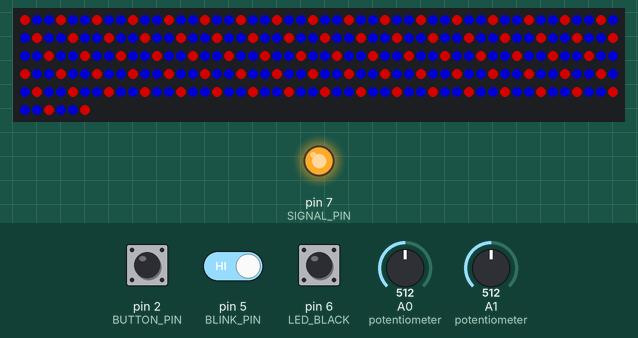
Bench run of a sketch on a simulated Arduino Uno, built with avr-gcc and run on an emulated ATmega328P. On the bench: 256 RGB LEDs in strip order, left to right, continuing on the next row, output pins drawn as LEDs (lit = HIGH). Dashed ring = blinking. The test bench sets the inputs (shaded band); at power-on: A1 (potentiometer) = 512, pin 2 (BUTTON_PIN) HIGH, pin 5 (BLINK_PIN) HIGH, pin 6 (LED_BLACK) HIGH, A0 (potentiometer) = 512. Dim RGB values are drawn brighter than linear.

Above: at 11.8 s.
11.9 s: A1 (potentiometer) set to 1023
At 24.2 s:
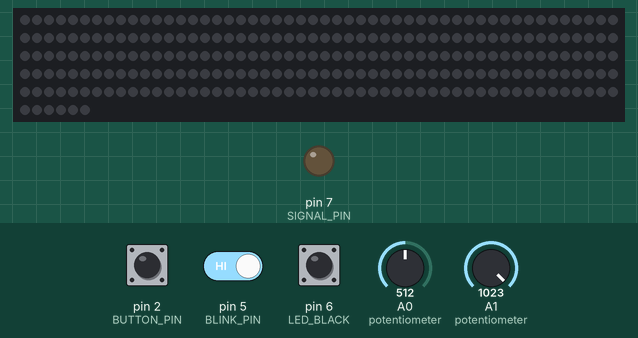
24.5 s: pin 2 (BUTTON_PIN) pulled LOW for 3 s
At 33.5 s:
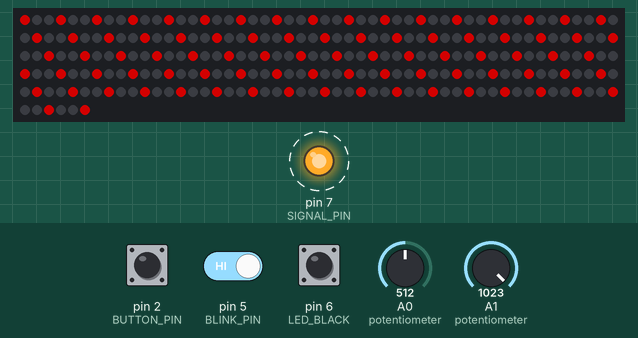
35.6 s: A1 (potentiometer) set to 900
At 47.3 s:
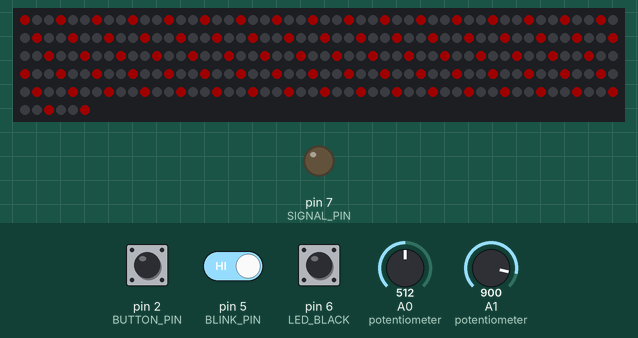
47.6 s: A1 (potentiometer) set to 716
At 56.8 s:
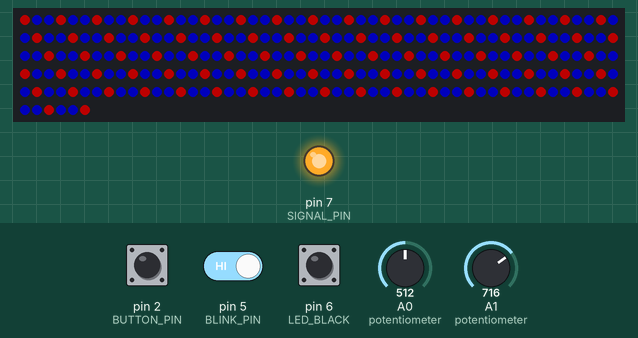
58.6 s: pin 2 (BUTTON_PIN) driven LOW and pin 5 (BLINK_PIN) driven LOW
At 67.5 s:
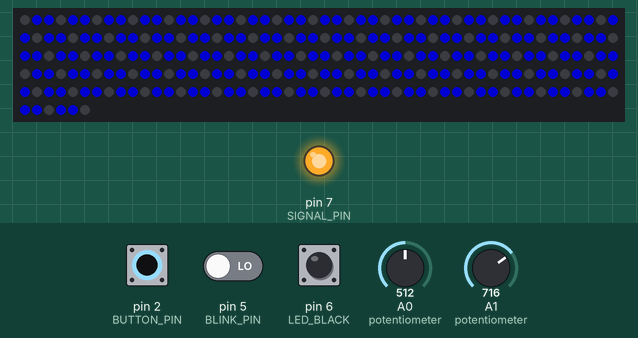
69.7 s: pin 5 (BLINK_PIN) driven HIGH
At 71.8 s:
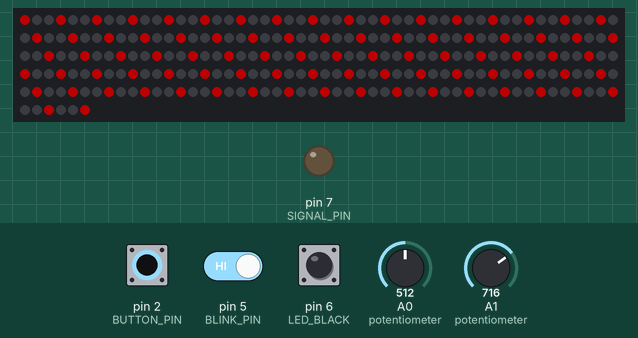
Timing chart, 0 to 83.3 s (numbered marks = the images above; inputs shaded):
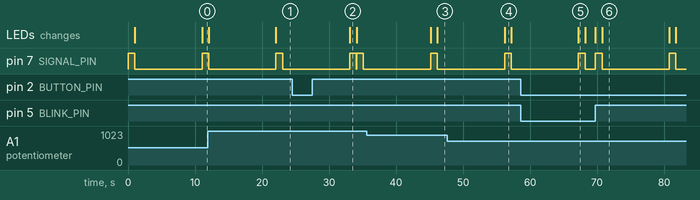

Measured:
- after the input at 11.9 s, the LEDs: first differ from a run without the input after 10.2 s (image 1)
- after the input at 24.5 s, the LEDs: change after 8.6 s (image 2)
- after the input at 35.6 s, the LEDs: first change after 9.6 s (image 3 shows a later state)
- after the input at 47.6 s, the LEDs: change after 8.6 s (image 4)
- after the input at 58.6 s, the LEDs: change after 8.6 s (image 5)
- after the input at 69.7 s, pin 7 (SIGNAL_PIN): alternates HIGH for 1.0 s and LOW for 10.0 s, starting at once; the LEDs: first change at once (image 6 shows a later state)
- what the display in image 2 shows lasts 1.0 s, from 33.1 s to 34.1 s

The sketch:

Opto_Plant_LEDS_V1.ino
```cpp
// Arduino Uno program to control an array of 256 bright LEDs for optogenetics experiments with Arabidopsis plants
//relatively random pattern of Red and Blue with more Blue leds activated when required than Red.  See FillLEDMatrix function
//Current settings give 80 umol m-2 s-1 of red at 5 cm distance (full power), 304 umol m-2 s-1 of blue at 5cm distance, note 2x number of leds on for blue compared to red in current setting,  can also change to 50:50 if desired using parameter fro loops in FillLEDMatrix function.
// Author: S.D. Tyerman
// Version: 1.0
// Date: 24.04.2024

#include <FastLED.h>

// Pin definitions
#define LED_PIN     3   // Controls the LED array
#define BLUE_RED    4   // to change color
#define BLINK_PIN   5   // Set high for 1-second blue pulse at desired intensity
#define LED_BLACK   6   // If low and BLINK_PIN high, set LEDs off to give just blue flash
#define NUM_LEDS    256 // Currently 4 x 8x8 GLOWbit Arrays from Core hooked together to give 256 LEDs
#define BUTTON_PIN  2   // Button pin (interrupt-enabled)
#define SIGNAL_PIN  7   // Signal pin to indicate blue pulse happening

// Constants, pulse times are currently set, new version will have variable pulse times set using another two 10 turn linear potentiameters
const int PULSE_TIME = 1000;     // 1-second pulse duration
const int BETWEEN_TIME = 10000;  // 10-second delay between pulses in blink mode

// LED colors
CRGB evenColor = CRGB::Blue;
CRGB oddColor = CRGB::Red;

// LED array
CRGB leds[NUM_LEDS];

// Global variables
volatile bool buttonPressed = false;

void setup() {
    FastLED.addLeds<WS2812B, LED_PIN, GRB>(leds, NUM_LEDS);
    FastLED.setBrightness(10);  // Initial brightness

    pinMode(BUTTON_PIN, INPUT_PULLUP);
    pinMode(BLINK_PIN, INPUT_PULLUP);   // Attach toggle switch here
    pinMode(LED_BLACK, INPUT_PULLUP);
    pinMode(BLUE_RED, INPUT_PULLUP);
    pinMode(SIGNAL_PIN, OUTPUT);

    attachInterrupt(digitalPinToInterrupt(BUTTON_PIN), buttonISR, FALLING);
}

void loop() {
    int blueIntens = analogRead(A0);  // Read 10 tuen linear potentiometer value for intensity of blue LED
    int redIntens = analogRead(A1);   // Read 10 turn linear potentiometer value for intensity of red LED
    int blueVal = 255 - blueIntens / 4.0118;  // Scale to 255 max, taking maximum from Analog in as 1023
    int redVal = 255 - redIntens / 4.0118;

    handleBlinkMode(blueVal, redVal);
    handleContinuousMode(blueVal, redVal);
    handleBlackMode();
    handleButtonPress(blueVal);

    delay(10);  // Delay to allow for other tasks
}

// Handle blink mode with red and blue pulses
void handleBlinkMode(int blueVal, int redVal) {
    if (digitalRead(BLINK_PIN) == HIGH && digitalRead(LED_BLACK) == HIGH) {
        FastLED.setBrightness(blueVal);
        FastLED.setBrightness(redVal);
        evenColor = CRGB::Red;
        oddColor = CRGB::Blue;
        fillLEDMatrix(evenColor, oddColor);
        digitalWrite(SIGNAL_PIN, HIGH);  // Indicate blue pulse
        delay(PULSE_TIME);
        evenColor = CRGB::Red;
        oddColor = CRGB::Black;
        fillLEDMatrix(evenColor, oddColor);
        digitalWrite(SIGNAL_PIN, LOW);
        delay(BETWEEN_TIME);  // Delay between pulses
    }
}

// Handle continuous mode with red or blue LEDs
void handleContinuousMode(int blueVal, int redVal) {
    if (digitalRead(BLINK_PIN) == HIGH && digitalRead(LED_BLACK) == LOW) {
        if (digitalRead(BLUE_RED) == HIGH) {
            evenColor = CRGB::Red;
            oddColor = CRGB::Black;
            FastLED.setBrightness(redVal);
        } else {
            evenColor = CRGB::Black;
            oddColor = CRGB::Blue;
            FastLED.setBrightness(blueVal);
        }
        fillLEDMatrix(evenColor, oddColor);
    }
}

// Handle continuous black mode with blue pulse on button press
void handleBlackMode() {
    if (digitalRead(BLINK_PIN) == LOW && digitalRead(LED_BLACK) == HIGH) {
        evenColor = CRGB::Black;
        oddColor = CRGB::Black;
        fillLEDMatrix(evenColor, oddColor);
    }
}

// Handle button press for blue pulse
void handleButtonPress(int blueVal) {
    if (buttonPressed) {
        FastLED.setBrightness(blueVal);
        if (digitalRead(BLINK_PIN) == LOW && digitalRead(LED_BLACK) == HIGH) {
            evenColor = CRGB::Black;
            oddColor = CRGB::Blue;
        } else if (digitalRead(BLINK_PIN) == HIGH && digitalRead(LED_BLACK) == LOW) {
            evenColor = CRGB::Red;
            oddColor = CRGB::Blue;
        }
        fillLEDMatrix(evenColor, oddColor);
        digitalWrite(SIGNAL_PIN, HIGH);  // Indicate blue pulse
        delay(PULSE_TIME);
        digitalWrite(SIGNAL_PIN, LOW);   // Indicate pulse ended
        if (digitalRead(BLINK_PIN) == LOW && digitalRead(LED_BLACK) == HIGH) {
            evenColor = CRGB::Black;
            oddColor = CRGB::Black;
        } else if (digitalRead(BLINK_PIN) == HIGH && digitalRead(LED_BLACK) == LOW) {
            evenColor = CRGB::Red;
            oddColor = CRGB::Black;
        }
        fillLEDMatrix(evenColor, oddColor);
        buttonPressed = false;
    }
}

// Fill the LED matrix with desired colors
void fillLEDMatrix(CRGB color1, CRGB color2) {
    for (int i = 0; i < NUM_LEDS; i += 3) {
        leds[i] = color1;
        if (i + 1 < NUM_LEDS) {
            leds[i + 1] = color2; leds[i+2] = color2;
        }
    }
    FastLED.show();
}

// Interrupt Service Routine (ISR) for button press
void buttonISR() {
    buttonPressed = true;
}
```
